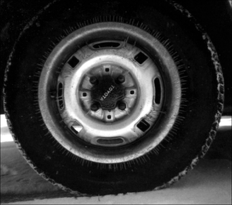
#> input picture Lab-03-Smoothing-STD/tire.tif, 232 x 205 px
$ jupyter execute Lab_Smoothing_STD.ipynb   (shell and % lines are left out)
#> lines starting #> are read from the running program, lines starting #| are printed output that depends on the picture
### Lab-03-Smoothing-STD/commonfunctions.py


import skimage.io as io
import matplotlib.pyplot as plt
import numpy as np
from skimage.exposure import histogram
from matplotlib.pyplot import bar
from skimage.color import rgb2gray,rgb2hsv

# Convolution:
from scipy.signal import convolve2d
from scipy import fftpack
import math

from skimage.util import random_noise
from skimage.filters import median
from skimage.feature import canny


# Edges
from skimage.filters import sobel_h, sobel, sobel_v,roberts, prewitt

# Show the figures / plots inside the notebook
def show_images(images,titles=None):
    #This function is used to show image(s) with titles by sending an array of images and an array of associated titles.
    # images[0] will be drawn with the title titles[0] if exists
    # You aren't required to understand this function, use it as-is.
    n_ims = len(images)
    if titles is None: titles = ['(%d)' % i for i in range(1,n_ims + 1)]
    fig = plt.figure()
    n = 1
    for image,title in zip(images,titles):
        a = fig.add_subplot(1,n_ims,n)
        if image.ndim == 2:
            plt.gray()
        plt.imshow(image)
        a.set_title(title)
        n += 1
    fig.set_size_inches(np.array(fig.get_size_inches()) * n_ims)
    plt.show()


# [6 lines left out: function showHist, not called in this run]

### Lab-03-Smoothing-STD/Lab_Smoothing_STD.ipynb
# Lab 3
### Averaging Filters

http://scikit-image.org/docs/0.13.x/api/skimage.util.html#skimage.util.random_noise

http://scikit-image.org/docs/dev/api/skimage.filters.html#skimage.filters.median

http://scikit-image.org/docs/dev/api/skimage.filters.html#skimage.filters.gaussian

[cell 1]
from commonfunctions import *
import math

[cell 2]
'''
(1) Your own median filter algorithm
'''
def my_median(image):
    _image = np.copy(image)
    for pixelX in range(1,image.shape[0]-2):
        for pixelY in range(1, image.shape[1]-2):
            mask = np.zeros((3,3))
            mask = image[pixelX-1:pixelX+1,pixelY-1:pixelY+1]
            _image[pixelX][pixelY] = np.median(mask, axis=None)
    return _image

[cell 3]
'''
(2) skimage median filter
'''
import skimage

image = io.imread('tire.tif')
#> image is the input picture: shape (205, 232); min 0, max 255, mean 53.7
noise = random_noise(image,mode="s&p")
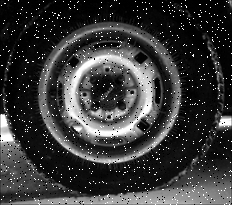
#> noise: shape (205, 232) float64; min 0, max 1, mean 0.225
ski = skimage.filters.median(noise)
myImage = my_median(noise)
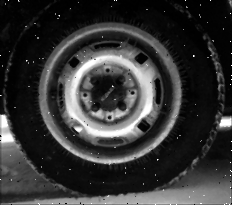
#> myImage: shape (205, 232) float64; min 0, max 1, mean 0.21
show_images([image,noise,ski,myImage],["original","noise","skimage","My Median"])
#> in show_images, `n_ims = len(images)`: n_ims = 4
#> the loop in show_images, `for image,title in zip(images,titles):` made 4 passes
#> title on passes 1 to 4: 'original', 'noise', 'skimage', 'My Median'
#> after the loop in show_images, `for image,title in zip(images,titles):`: n = 5
#> in show_images, `plt.show()`:
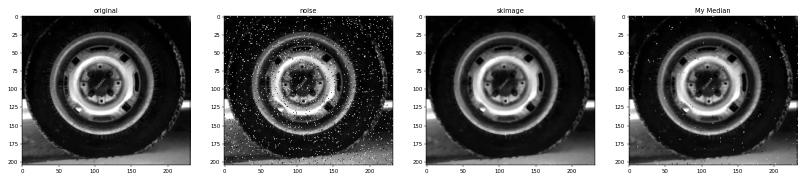
#> figure drawn by matplotlib, 4 panels

[cell 4]
'''
(3) Gaussion Filters
'''
image = io.imread('pout.tif')
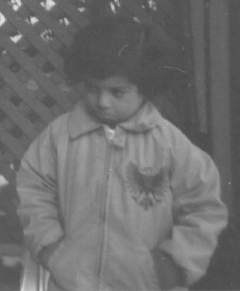
#> input picture Lab-03-Smoothing-STD/pout.tif, 240 x 291 px
#> image is the input picture: shape (291, 240); min 74, max 224, mean 110.3
noise = random_noise(image,mode="s&p")
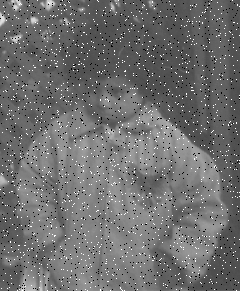
#> noise: shape (291, 240) float64; min 0, max 1, mean 0.436
gimage = skimage.filters.gaussian(noise)
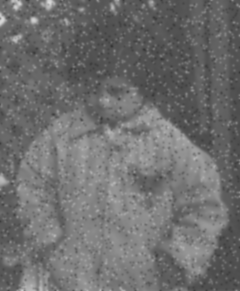
#> gimage: shape (291, 240) float64; min 0.216, max 0.855, mean 0.436
gimage2 = skimage.filters.gaussian(noise,sigma=2)
gimage3 = skimage.filters.gaussian(noise,sigma=3)
show_images([noise,gimage,gimage2,gimage3],["original","sigma=1","sigma=2","sigma=3"])
#> the loop in show_images (call 2), `for image,title in zip(images,titles):` made 4 passes
#> title on passes 1 to 4: 'original', 'sigma=1', 'sigma=2', 'sigma=3'
